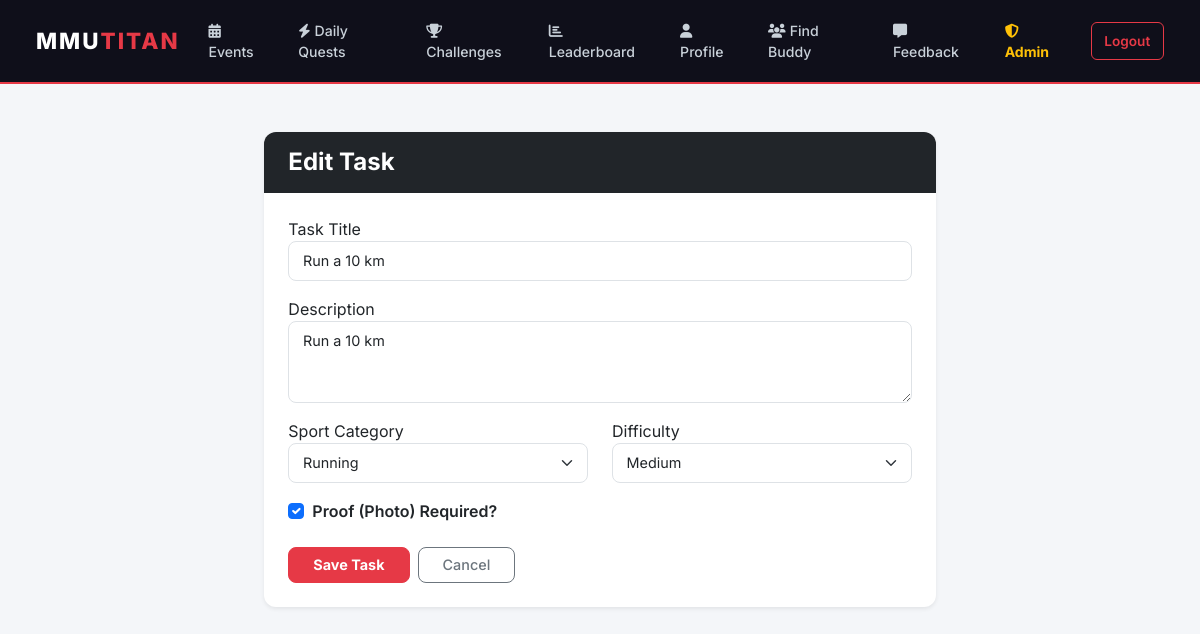
Page /admin/tasks/edit/1 (signed in) on the committed database.
### mmutitan/models.py (models this page shows)
class Task(db.Model):
    id = db.Column(db.Integer, primary_key=True)
    title = db.Column(db.String(100), nullable=False)
    description = db.Column(db.Text, nullable=False)
    sport_category = db.Column(db.String(50), nullable=False)
    difficulty = db.Column(db.String(20), nullable=False)
    proof_required = db.Column(db.Boolean, default=False)
    usertasks = db.relationship('UserTask', backref='task_ref', lazy=True, cascade="all, delete-orphan")

### mmutitan/app.py (the view)
    @app.route('/admin/tasks/edit/<int:task_id>', methods=['GET', 'POST'])
    @login_required
    def edit_task(task_id):
        if not current_user.is_admin:
            return redirect(url_for('home'))
        task = Task.query.get_or_404(task_id)
        form = TaskForm()
        if form.validate_on_submit():
            task.title = form.title.data
            task.description = form.description.data
            task.sport_category = form.sport_category.data
            task.difficulty = form.difficulty.data
            task.proof_required = form.proof_required.data
            db.session.commit()
            flash('Task updated!', 'success')
            return redirect(url_for('admin_tasks'))
        elif request.method == 'GET':
            form.title.data = task.title
            form.description.data = task.description
            form.sport_category.data = task.sport_category
            form.difficulty.data = task.difficulty
            form.proof_required.data = task.proof_required
        return render_template('admin_task_form.html', form=form, legend='Edit Task')

### mmutitan/forms.py
class TaskForm(FlaskForm):
    title = StringField('Task Title', validators=[DataRequired()])
    description = TextAreaField('Description', validators=[DataRequired()])
    sport_category = SelectField('Sport Category', choices=[
        ('General', 'General Fitness'),
        ('Football', 'Football'),
        ('Basketball', 'Basketball'),
        ('Badminton', 'Badminton'),
        ('Running', 'Running')
    ])
    difficulty = SelectField('Difficulty', choices=[
        ('Easy', 'Easy'),
        ('Medium', 'Medium'),
        ('Hard', 'Hard')
    ])
    proof_required = BooleanField('Proof (Photo) Required?')
    submit = SubmitField('Save Task')

### mmutitan/models.py (called while the page is built)
@login_manager.user_loader
def load_user(user_id):
    return User.query.get(int(user_id))

### mmutitan/templates/admin_task_form.html (shortened to what this page needs)
{% extends "base.html" %}
{% block content %}
<div class="row justify-content-center">
    <div class="col-md-7">
        <div class="card shadow-sm mt-3">
            <div class="card-header bg-dark text-white py-3">
                <h4 class="mb-0 fw-bold">{{ legend }}</h4>
            </div>
            <div class="card-body p-4">
                <form method="POST">
                    <div class="mb-3">
                        {{ form.title.label }}
                        {{ form.title(class="form-control") }}
                    </div>
                    <div class="mb-3">
                        {{ form.description.label }}
                        {{ form.description(class="form-control", rows="3") }}
                    </div>
                    <div class="row mb-3">
                        <div class="col-md-6">
                            {{ form.sport_category.label }}
                            {{ form.sport_category(class="form-select") }}
                        </div>
                        <div class="col-md-6">
                            {{ form.difficulty.label }}
                            {{ form.difficulty(class="form-select") }}
                        </div>
                    </div>
                    <div class="form-check mb-4">
                        {{ form.proof_required(class="form-check-input") }}
                        {{ form.proof_required.label(class="form-check-label fw-semibold") }}
                    </div>
                    <div class="d-flex gap-2">
                        {{ form.submit(class="btn btn-danger fw-bold px-4") }}
                        <a href="{{ url_for('admin_tasks') }}" class="btn btn-outline-secondary px-4">Cancel</a>
                    </div>
                </form>
            </div>
        </div>
    </div>
</div>
{% endblock %}

### mmutitan/templates/base.html (style rules this page uses)
body { font-family: 'Inter', sans-serif; background-color: #f4f6f9; color: #1a1a2e; }
.card { border: none; border-radius: 12px; box-shadow: 0 2px 12px rgba(0,0,0,0.07); }
.card-header { border-radius: 12px 12px 0 0 !important; border-bottom: none; padding: 1rem 1.5rem; }
.btn-danger { background-color: #e63946; border-color: #e63946; }
.btn { border-radius: 8px; font-weight: 500; font-size: 0.9rem; }
.form-control, .form-select { border-radius: 8px; border: 1.5px solid #dee2e6; font-size: 0.9rem; padding: 0.5rem 0.85rem; }

### rows in the picture
Task: title "Run a 10 km", description "Run a 10 km", sport_category "Running", difficulty "Medium", proof_required "☑"

### other values in the picture
{{ legend }} "Edit Task"
